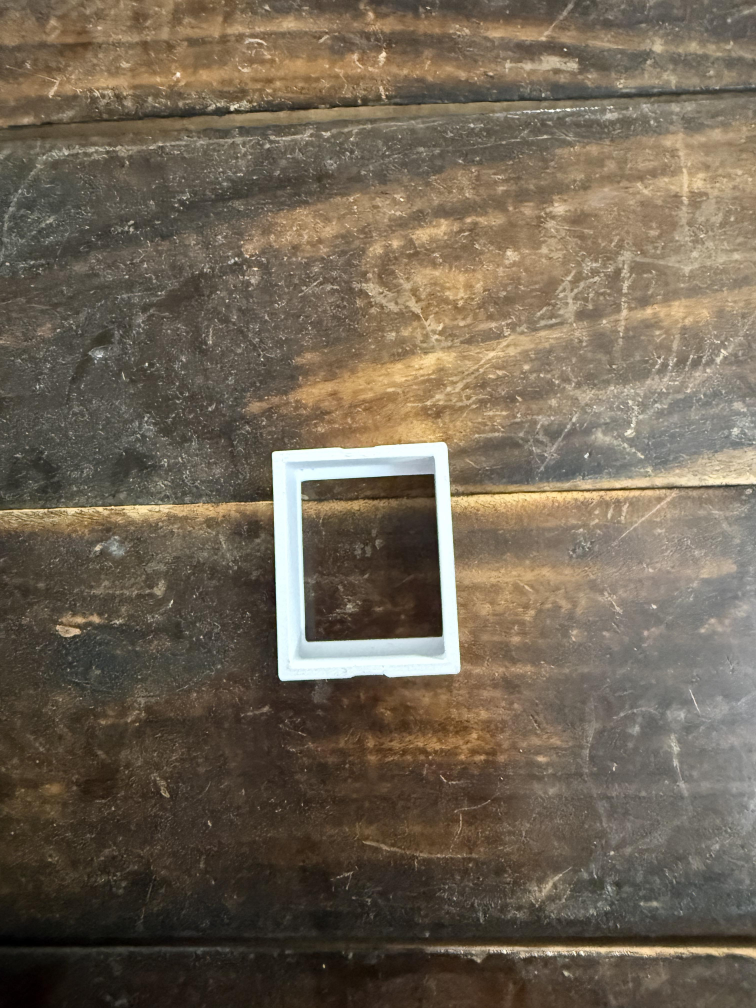
#> input picture data/test/images/IMG_9650_HEIC.rf.95244ddfd21cd5085d78554ee80ad930.jpg, 3024 x 4032 px (shown at 1/4 size); its folder holds only this picture in this run
$ python annotate_dataset.py
#> lines starting #> are read from the running program, lines starting #| are printed output that depends on the picture
#!/usr/bin/env python3
"""
M1.4: Dataset Annotation Rendering Script
Reads ground-truth YOLO labels for all Train, Valid, and Test splits,
and generates visually annotated images with bounding boxes, corner anchors,
and class badges matching the Roboflow dataset specifications.
"""

import os
import glob
import cv2
import numpy as np

def render_dataset_annotations(base_dir=".", output_dir="dataset_v1/annotated_images", max_dim=1600):
#> called with base_dir = '.', output_dir = 'dataset_v1/annotated_images', max_dim = 1600
    splits = ["train", "valid", "test"]
    color_bgr = (147, 20, 255) # Deep pink / Roboflow magenta (#ff1493)

    total_images = 0
    total_boxes = 0

    for split in splits:
        split_out = os.path.join(output_dir, split)
        os.makedirs(split_out, exist_ok=True)
        img_files = sorted(glob.glob(os.path.join(base_dir, "data", split, "images", "*.jpg")))
        print(f"[INFO] Processing {split} split ({len(img_files)} images)...")

        for img_path in img_files:
            base_name = os.path.basename(img_path)
            stem = os.path.splitext(base_name)[0]
            label_path = os.path.join(base_dir, "data", split, "labels", stem + ".txt")

            img = cv2.imread(img_path)
#> img is the input picture: shape (4032, 3024, 3); mean B, G, R 83.1, 100, 112.2
            if img is None:
                continue
            h, w = img.shape[:2]
#> h = 4032; w = 3024

            boxes = []
            if os.path.exists(label_path):
                with open(label_path, "r") as f:
                    for line in f:
                        parts = line.strip().split()
                        if len(parts) >= 5:
                            cls_id = int(parts[0])
                            xc = float(parts[1]) * w
                            yc = float(parts[2]) * h
                            bw = float(parts[3]) * w
                            bh = float(parts[4]) * h
                            x1 = int(xc - bw / 2.0)
                            y1 = int(yc - bh / 2.0)
                            x2 = int(xc + bw / 2.0)
                            y2 = int(yc + bh / 2.0)
                            boxes.append((x1, y1, x2, y2))
                            total_boxes += 1

            # Scale if larger than max_dim
            scale = min(1.0, float(max_dim) / max(w, h))
#> scale = 0.397
            if scale < 1.0:
                new_w = int(w * scale)
#> new_w = 1200
                new_h = int(h * scale)
#> new_h = 1600
                img = cv2.resize(img, (new_w, new_h), interpolation=cv2.INTER_AREA)
#> img: shape (1600, 1200, 3)
                boxes = [(int(x1*scale), int(y1*scale), int(x2*scale), int(y2*scale)) for x1, y1, x2, y2 in boxes]
#> boxes = []
                h, w = new_h, new_w
#> h = 1600; w = 1200

            for i, (x1, y1, x2, y2) in enumerate(boxes):
                # Draw outer bounding box
                cv2.rectangle(img, (x1, y1), (x2, y2), color_bgr, 3, cv2.LINE_AA)

                # Corner accents for visual tightness verification
                clen = min(25, (x2-x1)//4, (y2-y1)//4)
                t = 5
                cv2.line(img, (x1, y1), (x1 + clen, y1), (255, 255, 255), t, cv2.LINE_AA)
                cv2.line(img, (x1, y1), (x1, y1 + clen), (255, 255, 255), t, cv2.LINE_AA)
                cv2.line(img, (x2, y1), (x2 - clen, y1), (255, 255, 255), t, cv2.LINE_AA)
                cv2.line(img, (x2, y1), (x2, y1 + clen), (255, 255, 255), t, cv2.LINE_AA)
                cv2.line(img, (x1, y2), (x1 + clen, y2), (255, 255, 255), t, cv2.LINE_AA)
                cv2.line(img, (x1, y2), (x1, y2 - clen), (255, 255, 255), t, cv2.LINE_AA)
                cv2.line(img, (x2, y2), (x2 - clen, y2), (255, 255, 255), t, cv2.LINE_AA)
                cv2.line(img, (x2, y2), (x2, y2 - clen), (255, 255, 255), t, cv2.LINE_AA)

                # Label badge
                label = f"enclosure [GT #{i+1}]"
                font = cv2.FONT_HERSHEY_SIMPLEX
                font_scale = 0.7
                thickness = 2
                (tw, th), baseline = cv2.getTextSize(label, font, font_scale, thickness)

                tag_y1 = max(0, y1 - th - 10)
                tag_y2 = y1
                tag_x1 = x1
                tag_x2 = x1 + tw + 14

                cv2.rectangle(img, (tag_x1, tag_y1), (tag_x2, tag_y2), color_bgr, -1)
                cv2.putText(img, label, (tag_x1 + 7, tag_y2 - 5), font, font_scale, (255, 255, 255), thickness, cv2.LINE_AA)

            # Telemetry header banner
            header_text = f"Roboflow Dataset V1 | Split: {split.upper()} | File: {base_name[:25]}... | Objects: {len(boxes)}"
            cv2.rectangle(img, (0, 0), (w, 35), (20, 20, 20), -1)
            cv2.putText(img, header_text, (15, 24), cv2.FONT_HERSHEY_SIMPLEX, 0.65, (0, 255, 255), 2, cv2.LINE_AA)
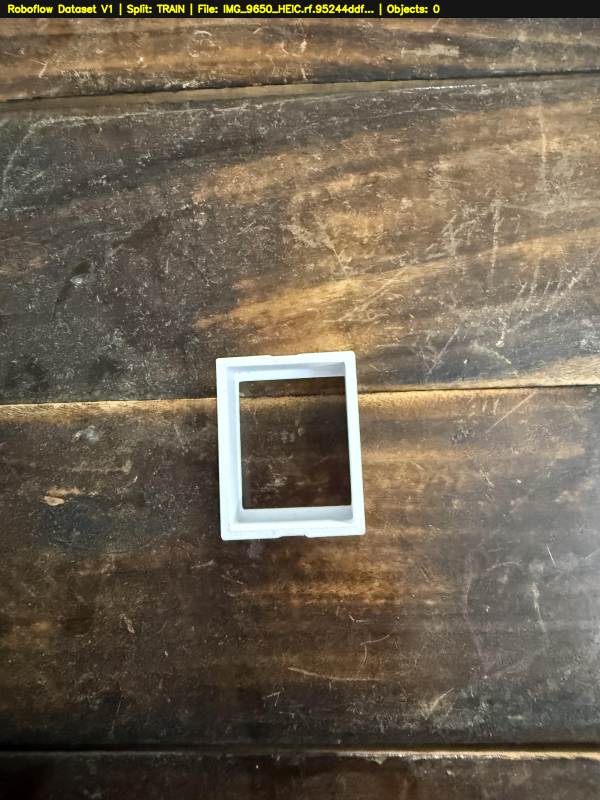
#> img: shape (1600, 1200, 3) (shown at 1/2 size); mean B, G, R 81.7, 99.1, 111

            out_file = os.path.join(split_out, base_name)
            cv2.imwrite(out_file, img, [cv2.IMWRITE_JPEG_QUALITY, 88])
            total_images += 1

    print(f"[SUCCESS] Generated {total_images} annotated images with {total_boxes} ground-truth boxes in {output_dir}")

if __name__ == "__main__":
    render_dataset_annotations()
